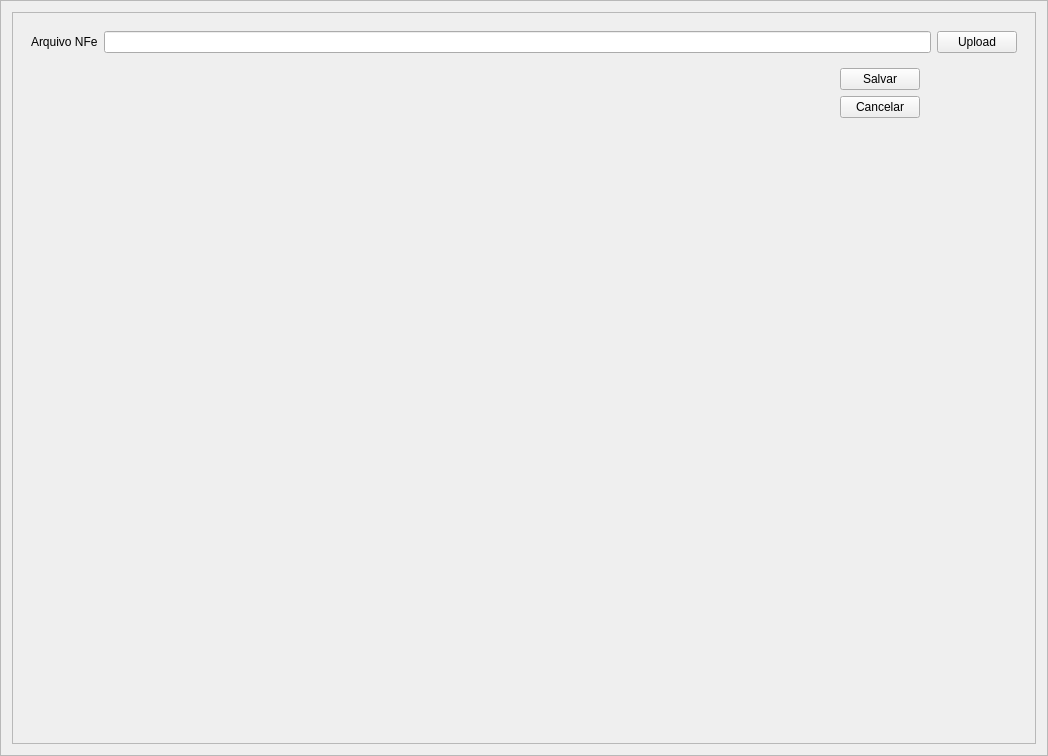
<?xml version="1.0" encoding="UTF-8"?>
<ui version="4.0">
 <class>NFe_Frame</class>
 <widget class="QFrame" name="NFe_Frame">
  <property name="geometry">
   <rect>
    <x>0</x>
    <y>0</y>
    <width>1048</width>
    <height>756</height>
   </rect>
  </property>
  <property name="windowTitle">
   <string>Frame</string>
  </property>
  <property name="frameShape">
   <enum>QFrame::StyledPanel</enum>
  </property>
  <property name="frameShadow">
   <enum>QFrame::Raised</enum>
  </property>
  <layout class="QGridLayout" name="gridLayout_2">
   <item row="0" column="0">
    <widget class="QFrame" name="InputNFe_Frame">
     <property name="frameShape">
      <enum>QFrame::StyledPanel</enum>
     </property>
     <property name="frameShadow">
      <enum>QFrame::Raised</enum>
     </property>
     <layout class="QGridLayout" name="gridLayout_3">
      <item row="1" column="0">
       <spacer name="horizontalSpacer_2">
        <property name="orientation">
         <enum>Qt::Horizontal</enum>
        </property>
        <property name="sizeHint" stdset="0">
         <size>
          <width>40</width>
          <height>20</height>
         </size>
        </property>
       </spacer>
      </item>
      <item row="1" column="1">
       <widget class="QPushButton" name="SalvarButton">
        <property name="text">
         <string>Salvar</string>
        </property>
       </widget>
      </item>
      <item row="1" column="2">
       <spacer name="horizontalSpacer">
        <property name="orientation">
         <enum>Qt::Horizontal</enum>
        </property>
        <property name="sizeType">
         <enum>QSizePolicy::Fixed</enum>
        </property>
        <property name="sizeHint" stdset="0">
         <size>
          <width>100</width>
          <height>20</height>
         </size>
        </property>
       </spacer>
      </item>
      <item row="2" column="1">
       <widget class="QPushButton" name="CancelarButton">
        <property name="text">
         <string>Cancelar</string>
        </property>
       </widget>
      </item>
      <item row="0" column="0" colspan="3">
       <widget class="QWidget" name="WidgetHeader" native="true">
        <layout class="QGridLayout" name="gridLayout">
         <item row="0" column="0">
          <widget class="QLabel" name="Label">
           <property name="text">
            <string>Arquivo NFe</string>
           </property>
          </widget>
         </item>
         <item row="0" column="1">
          <widget class="QLineEdit" name="FilePath_Entry"/>
         </item>
         <item row="0" column="2">
          <widget class="QPushButton" name="UploadButton">
           <property name="text">
            <string>Upload</string>
           </property>
          </widget>
         </item>
        </layout>
       </widget>
      </item>
      <item row="3" column="0" colspan="3">
       <spacer name="verticalSpacer">
        <property name="orientation">
         <enum>Qt::Vertical</enum>
        </property>
        <property name="sizeHint" stdset="0">
         <size>
          <width>20</width>
          <height>40</height>
         </size>
        </property>
       </spacer>
      </item>
     </layout>
    </widget>
   </item>
  </layout>
 </widget>
 <resources/>
 <connections/>
</ui>
